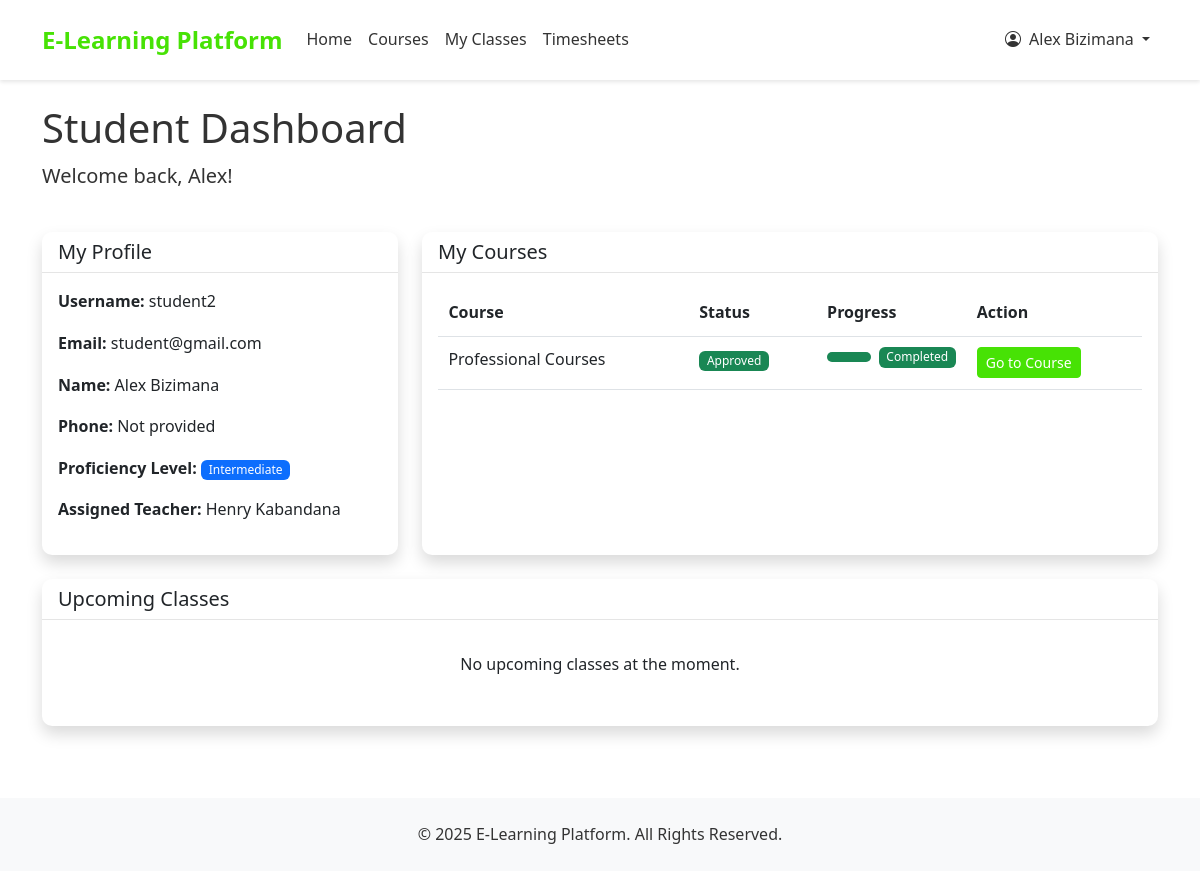
The app's page /accounts/dashboard/student/ (signed in) with its own data.
### accounts/models.py (models this page shows, shortened)
class User(AbstractUser):
    USER_TYPE_CHOICES = (
        ('student', 'Student'),
        ('teacher', 'Teacher'),
        ('admin', 'Admin'),
    )
    user_type = models.CharField(max_length=10, choices=USER_TYPE_CHOICES, default='student')
    phone_number = models.CharField(max_length=15, blank=True, null=True)
    is_active = models.BooleanField(default=True)
    created_at = models.DateTimeField(auto_now_add=True)
    updated_at = models.DateTimeField(auto_now=True)
    is_organization = models.BooleanField(default=False)
    company_name = models.CharField(max_length=255, blank=True, null=True)
    contact_person = models.CharField(max_length=255, blank=True, null=True)
    number_of_trainees = models.PositiveIntegerField(default=0)
    start_date = models.DateField(blank=True, null=True)
    end_date = models.DateField(blank=True, null=True)
    student_id = models.CharField(max_length=5, blank=True, null=True, unique=True)
    def is_teacher(self):
        return self.user_type == 'teacher'
    def is_student(self):
        return self.user_type == 'student'

class StudentProfile(models.Model):
    PROFICIENCY_LEVELS = (
        ('beginner', 'Beginner'),
        ('intermediate', 'Intermediate'),
        ('advanced', 'Advanced'),
    )
    user = models.OneToOneField(User, on_delete=models.CASCADE, related_name='student_profile')
    proficiency_level = models.CharField(max_length=15, choices=PROFICIENCY_LEVELS, blank=True, null=True)
    assigned_teacher = models.ForeignKey(
        User,
        on_delete=models.SET_NULL,
        null=True,
        blank=True,
        related_name='assigned_students',
        limit_choices_to={'user_type': 'teacher'}
    )

class PaymentProof(models.Model):
    STATUS_CHOICES = (
        ('pending', 'Pending'),
        ('approved', 'Approved'),
        ('rejected', 'Rejected'),
    )
    user = models.ForeignKey(User, on_delete=models.CASCADE, related_name='payment_proofs')
    course = models.ForeignKey('courses.Course', on_delete=models.CASCADE)
    proof_image = models.ImageField(upload_to='payment_proofs/')
    status = models.CharField(max_length=10, choices=STATUS_CHOICES, default='pending')
    submitted_at = models.DateTimeField(auto_now_add=True)
    processed_at = models.DateTimeField(blank=True, null=True)

### courses/models.py (models this page shows, shortened)
class Course(models.Model):
    title = models.CharField(max_length=200)
    slug = models.SlugField(max_length=200, unique=True, blank=True)
    description = models.TextField()
    overview = models.TextField(blank=True, null=True)
    placement_test_price = models.DecimalField(max_digits=6, decimal_places=2)
    is_active = models.BooleanField(default=True)
    created_at = models.DateTimeField(auto_now_add=True)
    updated_at = models.DateTimeField(auto_now=True)

### accounts/views.py (the view)
# urls.py: path('dashboard/student/', views.student_dashboard, name='student_dashboard'),
@login_required
def student_dashboard(request):
    if not request.user.is_student():
        messages.error(request, "You don't have permission to access this page.")
        return redirect('home')
    student_profile = StudentProfile.objects.get(user=request.user)
    payment_proofs = PaymentProof.objects.filter(user=request.user)
    for payment in payment_proofs:
        if payment.status == 'approved':
            try:
                progress = CourseProgress.objects.filter(
                    user=request.user,
                    course=payment.course
                ).first()
                payment.progress = progress
            except:
                payment.progress = None
    has_pending_placement_test = PaymentProof.objects.filter(
        user=request.user,
        status='approved'
    ).filter(
        course__quizzes__is_placement_test=True,
        course__quizzes__is_active=True
    ).exists()
    proficiency_level_courses = []
    if student_profile.proficiency_level:
        proficiency_level_courses = [payment.course.id for payment in payment_proofs if payment.status == 'approved']
    if proficiency_level_courses:
        has_pending_placement_test = PaymentProof.objects.filter(
            user=request.user,
            status='approved'
        ).filter(
            course__quizzes__is_placement_test=True,
            course__quizzes__is_active=True
        ).exclude(
            course__id__in=proficiency_level_courses
        ).exists()
    return render(request, 'accounts/student_dashboard.html', {
        'student_profile': student_profile,
        'payment_proofs': payment_proofs,
        'has_pending_placement_test': has_pending_placement_test
    })

### templates/accounts/student_dashboard.html (shortened to what this page needs)
{% extends 'base.html' %}
{% block content %}
<div class="row mb-4">
    <div class="col-12">
        <h1>Student Dashboard</h1>
        <p class="lead">Welcome back, {{ request.user.first_name|default:request.user.username }}!</p>
    </div>
</div>
<div class="row">
    <div class="col-md-4 mb-4">
        <div class="card shadow h-100">
            <div class="card-header bg-white">
                <h5 class="mb-0">My Profile</h5>
            </div>
            <div class="card-body">
                <p><strong>Username:</strong> {{ request.user.username }}</p>
                <p><strong>Email:</strong> {{ request.user.email }}</p>
                <p><strong>Name:</strong> {{ request.user.get_full_name|default:"Not provided" }}</p>
                <p><strong>Phone:</strong> {{ request.user.phone_number|default:"Not provided" }}</p>
                {% if student_profile.proficiency_level %}
                    <p><strong>Proficiency Level:</strong>
                        <span class="badge bg-primary">{{ student_profile.proficiency_level|title }}</span>
                    </p>
                {% else %}
                    <p><strong>Proficiency Level:</strong>
                        <span class="badge bg-secondary">Not determined yet</span>
                    </p>
                {% endif %}
                {% if student_profile.assigned_teacher %}
                    <p><strong>Assigned Teacher:</strong> {{ student_profile.assigned_teacher.get_full_name }}</p>
                {% else %}
                    <p><strong>Assigned Teacher:</strong> Not assigned yet</p>
                {% endif %}
            </div>
        </div>
    </div>
    <div class="col-md-8 mb-4">
        <div class="card shadow h-100">
            <div class="card-header bg-white">
                <h5 class="mb-0">My Courses</h5>
            </div>
            <div class="card-body">
                {% if payment_proofs %}
                    <table class="table">
                        <thead>
                            <tr>
                                <th>Course</th>
                                <th>Status</th>
                                <th>Progress</th>
                                <th>Action</th>
                            </tr>
                        </thead>
                        <tbody>
                            {% for payment in payment_proofs %}
                                <tr>
                                    <td>{{ payment.course.title }}</td>
                                    <td>
                                        {% if payment.status == 'pending' %}
                                            <span class="badge bg-warning">Pending</span>
                                        {% elif payment.status == 'approved' %}
                                            <span class="badge bg-success">Approved</span>
                                        {% else %}
                                            <span class="badge bg-danger">Rejected</span>
                                        {% endif %}
                                    </td>
                                    <td>
                                        {% if payment.status == 'approved' %}
                                            {% if payment.progress %}
                                                {% if payment.progress.status == 'completed' %}
                                                    <div class="d-flex align-items-center">
                                                        <div class="progress flex-grow-1 me-2" style="height: 10px;">
                                                            <div class="progress-bar bg-success" role="progressbar" style="width: 100%;" aria-valuenow="100" aria-valuemin="0" aria-valuemax="100"></div>
                                                        </div>
                                                        <span class="badge bg-success">Completed</span>
                                                    </div>
                                                {% endif %}
                                            {% else %}
                                                <div class="progress" style="height: 10px;">
                                                    <div class="progress-bar" role="progressbar" style="width: 0%;" aria-valuenow="0" aria-valuemin="0" aria-valuemax="100"></div>
                                                </div>
                                            {% endif %}
                                        {% else %}
                                            -
                                        {% endif %}
                                    </td>
                                    <td>
                                        {% if payment.status == 'approved' and not student_profile.proficiency_level %}
                                            {% for quiz in payment.course.quizzes.all %}
                                                {% if quiz.is_placement_test and quiz.is_active %}
                                                    <a href="{% url 'take_placement_test' payment.course.id %}" class="btn btn-sm btn-primary">Take Placement Test</a>
                                                {% endif %}
                                            {% endfor %}
                                        {% elif payment.status == 'approved' %}
                                            <a href="{% url 'student_course_dashboard' payment.course.slug %}" class="btn btn-sm btn-primary">Go to Course</a>
                                        {% elif payment.status == 'rejected' %}
                                            <a href="{% url 'course_payment' payment.course.id %}" class="btn btn-sm btn-outline-primary">Resubmit Payment</a>
                                        {% else %}
                                            <span class="text-muted">Awaiting approval</span>
                                        {% endif %}
                                    </td>
                                </tr>
                            {% endfor %}
                        </tbody>
                    </table>
                {% else %}
                    <div class="text-center py-4">
                        <p>You haven't enrolled in any courses yet.</p>
                        <a href="{% url 'course_list' %}" class="btn btn-primary">Browse Courses</a>
                    </div>
                {% endif %}
            </div>
        </div>
    </div>
</div>
<div class="row">
    <div class="col-md-12 mb-4">
        <div class="card shadow">
            <div class="card-header bg-white">
                <h5 class="mb-0">Upcoming Classes</h5>
            </div>
            <div class="card-body">
                <div id="events">
                    <div class="text-center py-3">
                        <p>No upcoming classes at the moment.</p>
                    </div>
                </div>
            </div>
        </div>
    </div>
</div>
{% endblock %}

### templates/base.html (shortened to what this page needs)
{% load static %}
<!DOCTYPE html>
<html lang="en">
<head>
    <link href="https://cdn.jsdelivr.net/npm/bootstrap@5.3.0-alpha1/dist/css/bootstrap.min.css" rel="stylesheet">
    <link rel="stylesheet" href="https://cdn.jsdelivr.net/npm/bootstrap-icons@1.10.0/font/bootstrap-icons.css">
    <link rel="stylesheet" href="{% static 'css/style.css' %}">
</head>
<body>
    <nav class="navbar navbar-expand-lg navbar-light sticky-top">
        <div class="container">
            <a class="navbar-brand" href="{% url 'home' %}">E-Learning Platform</a>
            <div class="collapse navbar-collapse" id="navbarNav">
                <ul class="navbar-nav me-auto">
                    <li class="nav-item">
                        <a class="nav-link {% if request.path == '/' %}active{% endif %}" href="{% url 'home' %}">Home</a>
                    </li>
                    <li class="nav-item">
                        <a class="nav-link {% if '/courses/' in request.path %}active{% endif %}" href="{% url 'course_list' %}">Courses</a>
                    </li>
                    {% if user.is_authenticated %}
                        {% if user.is_staff or user.is_superuser %}
                            <li class="nav-item dropdown">
                                <a class="nav-link dropdown-toggle" href="#" role="button" data-bs-toggle="dropdown">
                                    Administration
                                </a>
                                <ul class="dropdown-menu">
                                    <li><a class="dropdown-item" href="{% url 'admin_dashboard' %}">Dashboard</a></li>
                                    <li><a class="dropdown-item" href="{% url 'course_create' %}">Add Course</a></li>
                                    <li><a class="dropdown-item" href="{% url 'question_list' %}">Manage Questions</a></li>
                                    <li><a class="dropdown-item" href="{% url 'quiz_list' %}">Manage Quizzes</a></li>
                                    <li><a class="dropdown-item" href="{% url 'create_teacher' %}">Add Teacher</a></li>
                                </ul>
                            </li>
                        {% elif user.is_teacher %}
                            <li class="nav-item">
                                <a class="nav-link {% if '/events/' in request.path %}active{% endif %}" href="{% url 'view_events' %}">Events</a>
                            </li>
                        {% else %}
                            <li class="nav-item">
                                <a class="nav-link {% if '/events/' in request.path %}active{% endif %}" href="{% url 'view_events' %}">My Classes</a>
                            </li>
                            <li class="nav-item">
                                <a class="nav-link {% if '/timesheets/' in request.path %}active{% endif %}" href="{% url 'view_timesheets' %}">Timesheets</a>
                            </li>
                        {% endif %}
                    {% endif %}
                </ul>
                <ul class="navbar-nav ms-auto">
                    {% if user.is_authenticated %}
                        <li class="nav-item dropdown">
                            <a class="nav-link dropdown-toggle" href="#" role="button" data-bs-toggle="dropdown">
                                <i class="bi bi-person-circle me-1"></i> {{ user.get_full_name|default:user.username }}
                            </a>
                        </li>
                    {% endif %}
                </ul>
            </div>
        </div>
    </nav>
    <main class="container mt-4">
        {% block content %}{% endblock %}
    </main>
    <footer class="footer">
        <div class="container text-center">
            <p class="mb-0">&copy; {% now "Y" %} E-Learning Platform. All Rights Reserved.</p>
        </div>
    </footer>
</body>
</html>

### records on screen
User: get_full_name "Alex Bizimana", user.first_name "Alex", user.username "student2", user.email "student@gmail.com", user.get_full_name "Alex Bizimana", user.phone_number "Not provided"
StudentProfile: proficiency_level "Intermediate", assigned_teacher.get_full_name "Henry Kabandana"
PaymentProof: course "Professional Courses", status "Approved"
